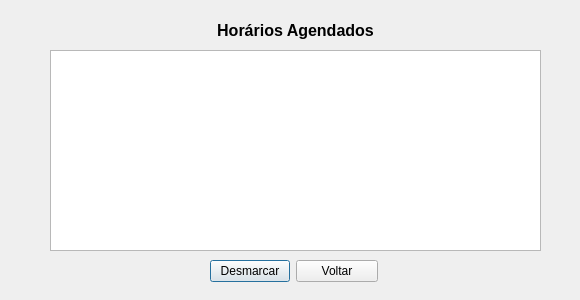
<?xml version="1.0" encoding="UTF-8"?>
<ui version="4.0">
 <class>TelaListaAgendamentos</class>
 <widget class="QDialog" name="TelaListaAgendamentos">
  <property name="geometry">
   <rect>
    <x>0</x>
    <y>0</y>
    <width>580</width>
    <height>300</height>
   </rect>
  </property>
  <property name="windowTitle">
   <string>Dialog</string>
  </property>
  <widget class="QLabel" name="label">
   <property name="geometry">
    <rect>
     <x>50</x>
     <y>20</y>
     <width>491</width>
     <height>21</height>
    </rect>
   </property>
   <property name="font">
    <font>
     <pointsize>12</pointsize>
     <bold>true</bold>
    </font>
   </property>
   <property name="layoutDirection">
    <enum>Qt::LeftToRight</enum>
   </property>
   <property name="text">
    <string>Horários Agendados</string>
   </property>
   <property name="alignment">
    <set>Qt::AlignCenter</set>
   </property>
  </widget>
  <widget class="QListWidget" name="listWidget">
   <property name="geometry">
    <rect>
     <x>50</x>
     <y>50</y>
     <width>491</width>
     <height>201</height>
    </rect>
   </property>
  </widget>
  <widget class="QWidget" name="">
   <property name="geometry">
    <rect>
     <x>210</x>
     <y>260</y>
     <width>168</width>
     <height>26</height>
    </rect>
   </property>
   <layout class="QFormLayout" name="formLayout">
    <item row="0" column="0">
     <widget class="QPushButton" name="desmarcarBtn">
      <property name="text">
       <string>Desmarcar</string>
      </property>
     </widget>
    </item>
    <item row="0" column="1">
     <widget class="QPushButton" name="voltarBtn">
      <property name="text">
       <string>Voltar</string>
      </property>
     </widget>
    </item>
   </layout>
  </widget>
 </widget>
 <resources/>
 <connections/>
</ui>
